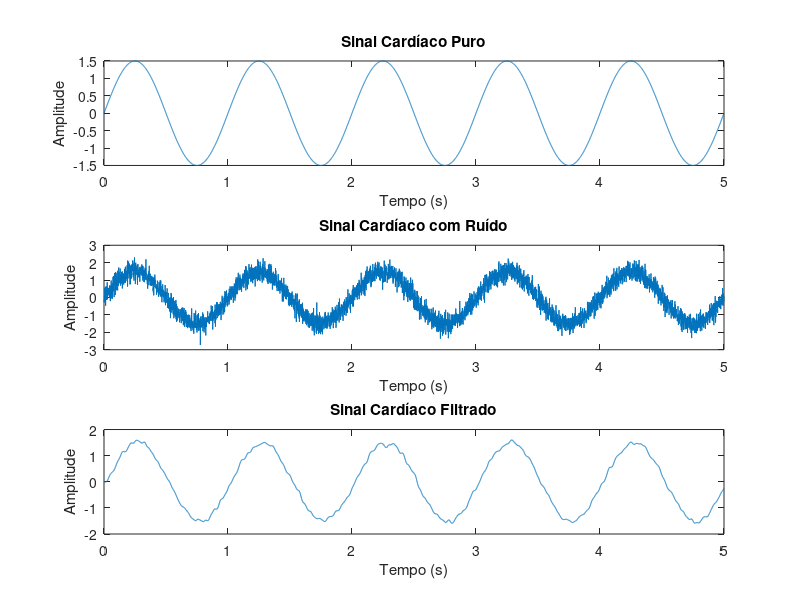
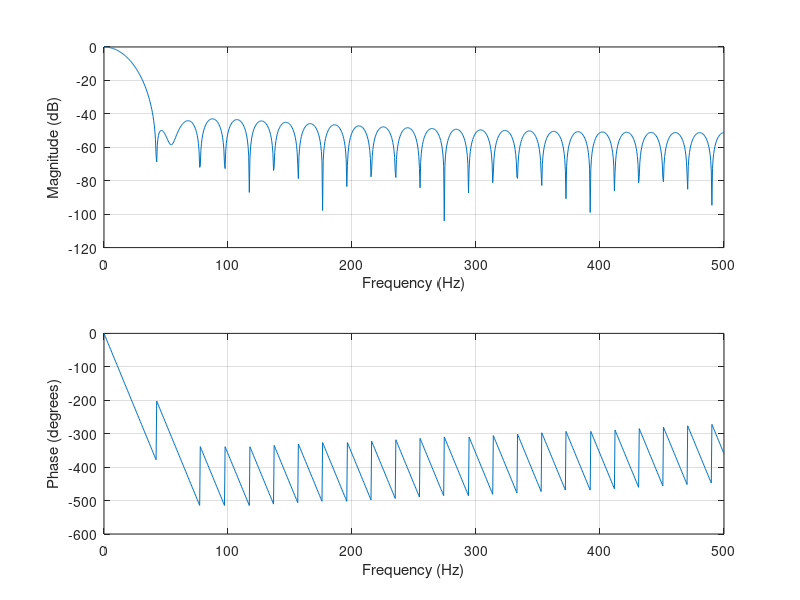

Reproduce these figures in MATLAB, in order.
close all; clear all; clc;
% Parâmetros do sinal cardíaco simulado
fs = 1000;          %Frequência de amostragem em Hz
t = 0:1/fs:5;        %Tempo de 0 a 5 segundos com passo de 1/fs
f_card = 1;      %Frequência cardíaca em Hz (60 BPM)
amp_card = 1.5; %Amplitude do sinal cardíaco

%Sinal cardíaco simulado
sinal_card = amp_card*sin(2*pi*f_card*t);

%Ruído
ruido = 0.3 * randn(size(t)); % Ruído gaussiano com desvio padrão de 0.3
sinal_captado = sinal_card + ruido;

%FIR (Passa-baixa para remover interferências)
ordem_filtro = 50;
freq_corte = 5; % Frequência de corte em Hz
coeficientes_fir = fir1(ordem_filtro, freq_corte/(fs/2));

%Filtragem
sinal_filtrado = filter(coeficientes_fir, 1, sinal_captado);

figure;

subplot(3,1,1);
plot(t, sinal_card);
title('Sinal Cardíaco Puro');
xlabel('Tempo (s)');
ylabel('Amplitude');

subplot(3,1,2);
plot(t, sinal_captado);
title('Sinal Cardíaco com Ruído');
xlabel('Tempo (s)');
ylabel('Amplitude');

subplot(3,1,3);
plot(t, sinal_filtrado);
title('Sinal Cardíaco Filtrado');
xlabel('Tempo (s)');
ylabel('Amplitude');

% Mostrar o filtro FIR
figure;
freqz(coeficientes_fir, 1, 1024, fs);% 1024 pontos e 1 como denominador da função de transferencia

